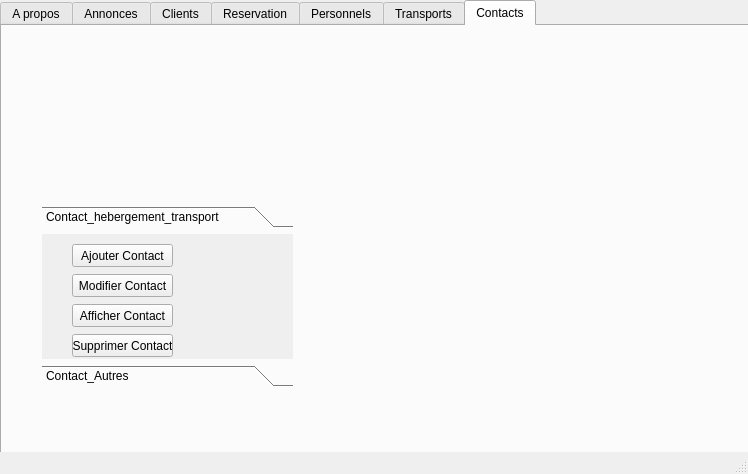
<?xml version="1.0" encoding="UTF-8"?>
<ui version="4.0">
 <class>Gerercontact</class>
 <widget class="QMainWindow" name="Gerercontact">
  <property name="geometry">
   <rect>
    <x>0</x>
    <y>0</y>
    <width>748</width>
    <height>474</height>
   </rect>
  </property>
  <property name="windowTitle">
   <string>Gerercontact</string>
  </property>
  <widget class="QWidget" name="centralwidget">
   <widget class="QTabWidget" name="tabWidget">
    <property name="geometry">
     <rect>
      <x>0</x>
      <y>0</y>
      <width>751</width>
      <height>461</height>
     </rect>
    </property>
    <property name="currentIndex">
     <number>6</number>
    </property>
    <widget class="QWidget" name="Apropos">
     <attribute name="title">
      <string>A propos</string>
     </attribute>
    </widget>
    <widget class="QWidget" name="Annonces">
     <attribute name="title">
      <string>Annonces</string>
     </attribute>
    </widget>
    <widget class="QWidget" name="Clients">
     <attribute name="title">
      <string>Clients</string>
     </attribute>
    </widget>
    <widget class="QWidget" name="Reservation">
     <attribute name="title">
      <string>Reservation</string>
     </attribute>
    </widget>
    <widget class="QWidget" name="Personnels">
     <attribute name="title">
      <string>Personnels</string>
     </attribute>
    </widget>
    <widget class="QWidget" name="Transports">
     <attribute name="title">
      <string>Transports</string>
     </attribute>
    </widget>
    <widget class="QWidget" name="Contacts">
     <attribute name="title">
      <string>Contacts</string>
     </attribute>
     <widget class="QLabel" name="label">
      <property name="geometry">
       <rect>
        <x>-4</x>
        <y>2</y>
        <width>751</width>
        <height>431</height>
       </rect>
      </property>
      <property name="text">
       <string/>
      </property>
      <property name="pixmap">
       <pixmap>../../Desktop/ffffffffffff.png</pixmap>
      </property>
     </widget>
     <widget class="QToolBox" name="toolBox">
      <property name="geometry">
       <rect>
        <x>40</x>
        <y>180</y>
        <width>251</width>
        <height>181</height>
       </rect>
      </property>
      <property name="currentIndex">
       <number>0</number>
      </property>
      <widget class="QWidget" name="Contact_hebergement_transport">
       <property name="geometry">
        <rect>
         <x>0</x>
         <y>0</y>
         <width>251</width>
         <height>127</height>
        </rect>
       </property>
       <attribute name="label">
        <string>Contact_hebergement_transport</string>
       </attribute>
       <widget class="QPushButton" name="pushButton">
        <property name="geometry">
         <rect>
          <x>30</x>
          <y>10</y>
          <width>101</width>
          <height>23</height>
         </rect>
        </property>
        <property name="text">
         <string>Ajouter Contact</string>
        </property>
       </widget>
       <widget class="QPushButton" name="pushButton_2">
        <property name="geometry">
         <rect>
          <x>30</x>
          <y>40</y>
          <width>101</width>
          <height>23</height>
         </rect>
        </property>
        <property name="text">
         <string>Modifier Contact</string>
        </property>
       </widget>
       <widget class="QPushButton" name="pushButton_3">
        <property name="geometry">
         <rect>
          <x>30</x>
          <y>70</y>
          <width>101</width>
          <height>23</height>
         </rect>
        </property>
        <property name="text">
         <string>Afficher Contact</string>
        </property>
       </widget>
       <widget class="QPushButton" name="pushButton_4">
        <property name="geometry">
         <rect>
          <x>30</x>
          <y>100</y>
          <width>101</width>
          <height>23</height>
         </rect>
        </property>
        <property name="text">
         <string>Supprimer Contact</string>
        </property>
       </widget>
      </widget>
      <widget class="QWidget" name="Contact_Autres">
       <property name="geometry">
        <rect>
         <x>0</x>
         <y>0</y>
         <width>100</width>
         <height>30</height>
        </rect>
       </property>
       <attribute name="label">
        <string>Contact_Autres</string>
       </attribute>
       <widget class="QPushButton" name="pushButton_5">
        <property name="geometry">
         <rect>
          <x>30</x>
          <y>10</y>
          <width>101</width>
          <height>23</height>
         </rect>
        </property>
        <property name="text">
         <string>Ajouter Contact</string>
        </property>
       </widget>
       <widget class="QPushButton" name="pushButton_6">
        <property name="geometry">
         <rect>
          <x>30</x>
          <y>40</y>
          <width>101</width>
          <height>23</height>
         </rect>
        </property>
        <property name="text">
         <string>Modifier Contact</string>
        </property>
       </widget>
       <widget class="QPushButton" name="pushButton_7">
        <property name="geometry">
         <rect>
          <x>30</x>
          <y>70</y>
          <width>101</width>
          <height>23</height>
         </rect>
        </property>
        <property name="text">
         <string>Afficher Contact</string>
        </property>
       </widget>
       <widget class="QPushButton" name="pushButton_8">
        <property name="geometry">
         <rect>
          <x>30</x>
          <y>100</y>
          <width>101</width>
          <height>23</height>
         </rect>
        </property>
        <property name="text">
         <string>Supprimer Contact</string>
        </property>
       </widget>
      </widget>
     </widget>
    </widget>
   </widget>
  </widget>
  <widget class="QMenuBar" name="menubar">
   <property name="geometry">
    <rect>
     <x>0</x>
     <y>0</y>
     <width>748</width>
     <height>21</height>
    </rect>
   </property>
  </widget>
  <widget class="QStatusBar" name="statusbar"/>
 </widget>
 <resources/>
 <connections/>
</ui>
